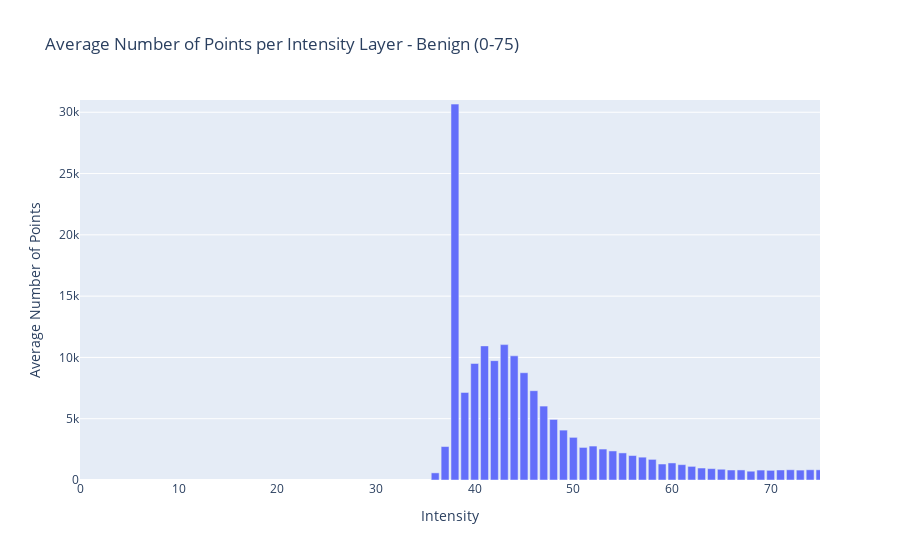

Write notebook code for a chart like this one.
### Code cell
import os
import numpy as np
import matplotlib.pyplot as plt
import pandas as pd
import plotly.express as px
import plotly.io as pio

def process_image(filename_image):
    try:
        # Load the grayscale image
        inputImage = plt.imread(filename_image)

        # Check if the image is in color (3 channels)
        if inputImage.ndim == 3:
            # Convert to grayscale
            inputImage = np.mean(inputImage, axis=-1)

        # Flatten the intensity array
        intensity = inputImage.flatten()

        # Count the number of points for each intensity value
        unique_intensities, counts = np.unique(intensity, return_counts=True)
        
        return unique_intensities, counts

    except Exception as e:
        print(f"Error processing {filename_image}: {e}")
        return None, None

# Folder containing images
input_folder = "C:\\Users\\Aneesh PB\\Downloads\\Topology Project\\New Data\\Images\\Bengin cases\\"

# Dictionary to accumulate counts for each intensity
intensity_counts = {}

# Process each image in the input folder
image_count = 0
for filename in os.listdir(input_folder):
    if filename.lower().endswith('.png') or filename.lower().endswith('.jpg'):  # Adjust file extensions as needed
        filename_image = os.path.join(input_folder, filename)
        unique_intensities, counts = process_image(filename_image)
        
        if unique_intensities is not None:
            image_count += 1
            for intensity, count in zip(unique_intensities, counts):
                if intensity in intensity_counts:
                    intensity_counts[intensity].append(count)
                else:
                    intensity_counts[intensity] = [count]

# Calculate average number of points per intensity
average_intensity_counts = {intensity: np.mean(counts) for intensity, counts in intensity_counts.items()}

# Filter for intensity values from 0 to 100
filtered_intensity_counts = {intensity: count for intensity, count in average_intensity_counts.items() if 0 <= intensity <= 75}

# Create a DataFrame for the average counts
df_avg_counts = pd.DataFrame(list(filtered_intensity_counts.items()), columns=['Intensity', 'Average Count'])

# Plot the average number of points for each intensity value
fig = px.bar(df_avg_counts, x='Intensity', y='Average Count', title='Average Number of Points per Intensity Layer - Benign (0-75)',
             labels={'Average Count': 'Average Number of Points'})
fig.update_yaxes(range=[0, 31000])
fig.update_xaxes(range=[0, 75])
fig.show()

# Save the plot as a file
# output_plot_file = "average_intensity_distribution_0_to_100.png"
# pio.write_image(fig, output_plot_file)

### Figure 1 — Plotly figure (JSON) as saved in the notebook; plotly's stock layout.template omitted (floating-point values rounded to 4 significant figures)
{"data": [{"alignmentgroup": "True", "hovertemplate": "Intensity=%{x}<br>Average Number of Points=%{y}<extra></extra>", "legendgroup": "", "marker": {"color": "#636efa", "pattern": {"shape": ""}}, "name": "", "offsetgroup": "", "orientation": "v", "showlegend": false, "textposition": "auto", "type": "bar", "x": [37, 38, 39, 40, 41, 42, 43, 44, 45, 46, 47, 48, 49, 50, 51, 52, 53, 54, 55, 56, 57, 58, 59, 60, 61, 62, 63, 64, 65, 66, 67, 68, 69, 70, 71, 72, 73, 74, 75, 36], "xaxis": "x", "y": [2730.0, 30660.0, 7142.0, 9506.0, 10940.0, 9735.0, 11040.0, 10130.0, 8751.0, 7286.0, 6031.0, 4940.0, 4070.0, 3479.0, 2657.0, 2769.0, 2525.0, 2370.0, 2210.0, 1994.0, 1863.0, 1682.0, 1304.0, 1391.0, 1252.0, 1111.0, 976.3, 927.7, 877.9, 815.1, 820.8, 716.9, 809.9, 788.4, 817.0, 834.1, 808.4, 834.3, 832.4, 581.9], "yaxis": "y"}], "layout": {"barmode": "relative", "legend": {"tracegroupgap": 0}, "title": {"text": "Average Number of Points per Intensity Layer - Benign (0-75)"}, "xaxis": {"anchor": "y", "domain": [0, 1], "range": [0, 75], "title": {"text": "Intensity"}}, "yaxis": {"anchor": "x", "domain": [0, 1], "range": [0, 31000], "title": {"text": "Average Number of Points"}}}}
